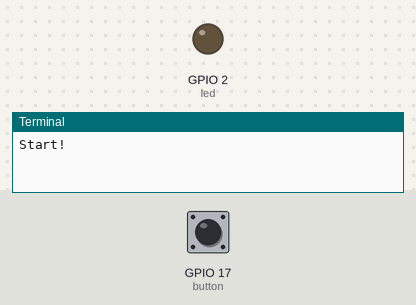
The program below on a simulated Raspberry Pi (BCM pin numbers). On the bench: output pins drawn as LEDs (lit = HIGH), the last lines printed to the terminal. The inputs (shaded band) are chosen by the test bench; at power-on: GPIO 17 (button) HIGH.

Above: at 1.2 s.
1.3 s: GPIO 17 (button) pulled LOW for 0.15 s
At 2.7 s:
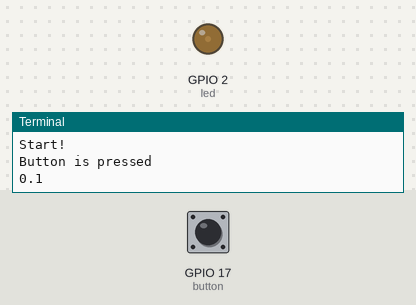
3.0 s: GPIO 17 (button) pulled LOW for 1 s
At 4.2 s:
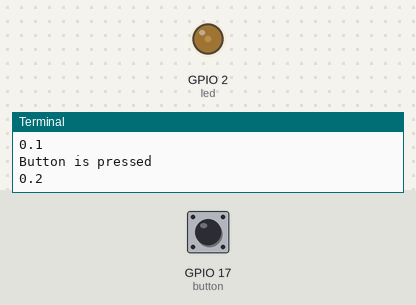
5.5 s: GPIO 17 (button) pulled LOW for 0.15 s
At 6.1 s:
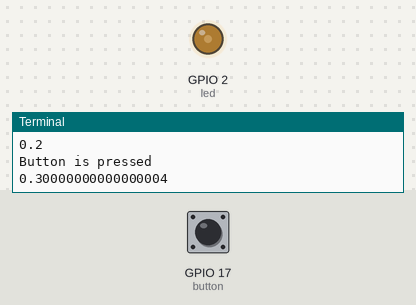
7.2 s: GPIO 17 (button) pulsed LOW 5 times (0.12 s each, 0.3 s apart)
At 9.5 s:
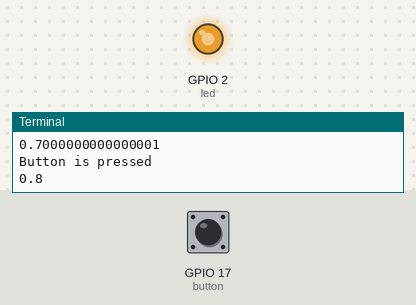
Timing chart, 0 to 11.0 s (numbered marks = the images above; inputs shaded):
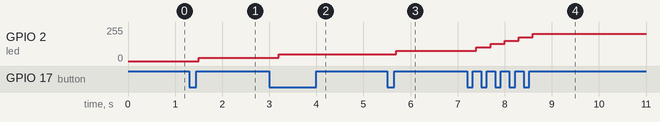

The program:

exercise6.py
```python
from gpiozero import PWMLED, Button
from signal import pause
from time import sleep

print("Start!")

button = Button(17)
led = PWMLED(2)

counter = 0


#  Every time click the button, the duty cycle of our PWM should increase by 10%.
def increase_duty_cycle():
    sleep(0.2)  # debouncing
    print("Button is pressed")
    global counter
    counter = counter + 1
    led.value = (counter % 11) * 0.1
    print(led.value)


button.when_pressed = increase_duty_cycle

pause()
```

Measured:
- after the input at 1.3 s, GPIO 2 (led): 0/255 → 26/255 after 0.20 s
- after the input at 3.0 s, GPIO 2 (led): 26/255 → 51/255 after 0.20 s
- after the input at 5.5 s, GPIO 2 (led): 51/255 → 77/255 after 0.20 s
- after the input at 7.2 s, GPIO 2 (led): moves from 77/255 to 204/255 over 1.2 s, starting after 0.20 s
